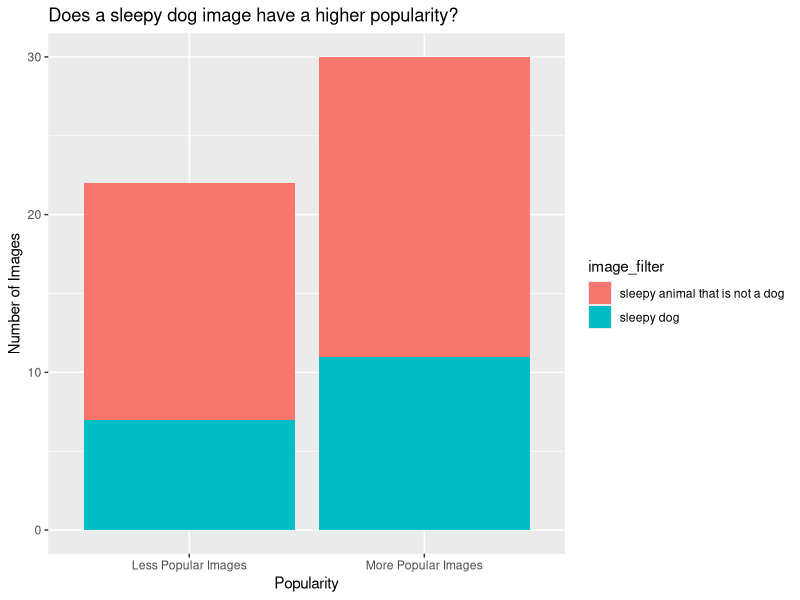

Write R code to recreate this figure.
## ---- chunk 1
library(tidyverse)
photo_data <- read_csv("selected_photos.csv")

knitr::opts_chunk$set(echo=TRUE, message=FALSE, warning=FALSE, error=FALSE)
## ---- chunk 2
photo_data %>%
  select(pageURL) %>%
  knitr::kable()
## ---- chunk 3
median_views <- photo_data$views %>% median(na.rm = TRUE)
## ---- chunk 4
# total likes 
total_likes <- photo_data$likes %>% sum()
## ---- chunk 5
# total downloads 
median_downloads <- photo_data$downloads %>% median(na.rm = TRUE) %>% round()
## ---- chunk 6
# total downloads 
mean_comments <- photo_data$comments %>% mean(na.rm = TRUE) %>% round()
## ---- chunk 7
photo_data %>%
  ggplot() +
  geom_bar(aes(x = popularity, fill = image_filter)) + 
  labs(title = "Does a sleepy dog image have a higher popularity?", # The plot has a title so conveys the purpose of the plot clearer
       x = "Popularity", # name x-axis as Popularity 
       y = "Number of Images") # name y-axis as Number of Image
